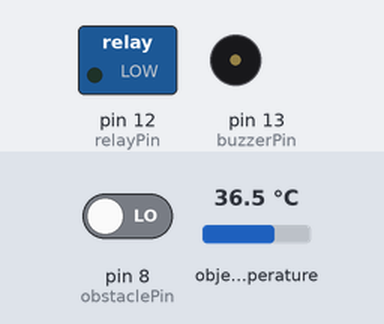
Bench run of a sketch on a simulated Arduino Uno, built with avr-gcc and run on an emulated ATmega328P. Parts: switched loads named in the sketch (green lamp = pin HIGH), buzzer (waves = sounding, pin HIGH). The inputs (shaded band) are chosen by the test bench; at power-on: pin 8 (obstaclePin) LOW, object temperature 36.5 °C.

Above: at 1.2 s.
1.3 s: pin 8 (obstaclePin) driven HIGH
At 2.4 s:
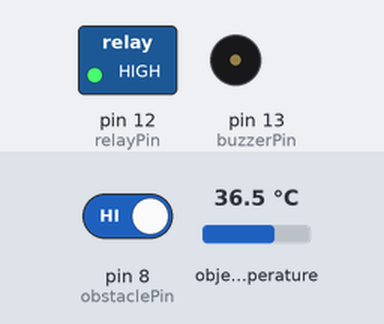
Timing chart, 0 to 4.3 s (numbered marks = the images above; inputs shaded):
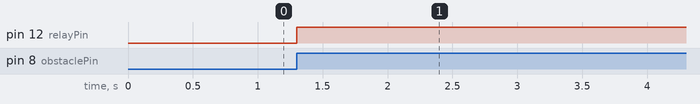

Measured:
- after the input at 1.3 s, pin 12 (relayPin): LOW → HIGH at once

The sketch:

project.ino
```cpp
#include <Wire.h>
#include <Adafruit_MLX90614.h>

Adafruit_MLX90614 mlx = Adafruit_MLX90614();
#define relayPin 12
#define buzzerPin 13
#define obstaclePin 8
float targetTemp;
int hasObstacle = HIGH;
float predefinedTemp = 37.40;

void setup() {
  pinMode(buzzerPin, OUTPUT);
  pinMode(relayPin, OUTPUT);
  pinMode(obstaclePin, INPUT);
  mlx.begin();
}

void loop() {
  hasObstacle = digitalRead(obstaclePin);
  if (hasObstacle == HIGH)
  {
    targetTemp = mlx.readObjectTempC();
    if (targetTemp <= predefinedTemp)
    {
       digitalWrite(relayPin, HIGH);
       delay(6000);
    }
    else
    {
      digitalWrite(buzzerPin, HIGH);
      delay(3000);
    }
  }
}
```
